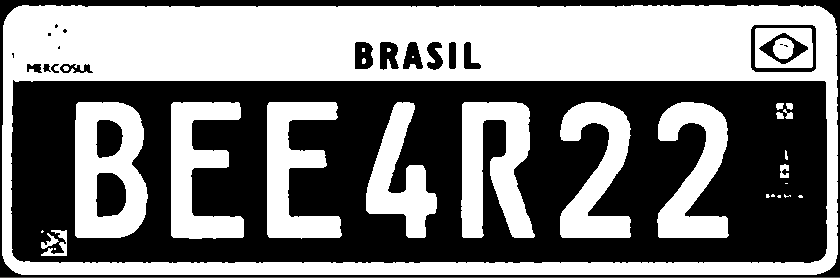
#> input picture cv_c_python_e_opencv/operacoes_morfologicas/Imagens/placa.PNG, 840 x 278 px, found by its file name
$ python dilatacao.py
#> lines starting #> are read from the running program, lines starting #| are printed output that depends on the picture
import cv2
import matplotlib.pyplot as plt

img = cv2.imread("operacoes_morfologicas/Imagens/placa.PNG")
#> img is the input picture: shape (278, 840, 3); mean B, G, R 124.6, 124.6, 124.6

element_estr = cv2.getStructuringElement(cv2.MORPH_ELLIPSE, (7, 7))
# print(element_estr)

img_process = cv2.dilate(img, element_estr, iterations=2)
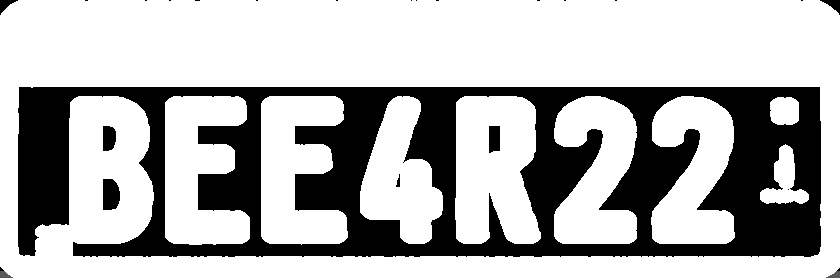
#> img_process: shape (278, 840, 3); mean B, G, R 179.4, 179.4, 179.4

fig = plt.figure(figsize=(10, 8))

ax1 = fig.add_subplot(211)
plt.imshow(img)

ax2 = fig.add_subplot(212)
plt.imshow(img_process)

plt.show()
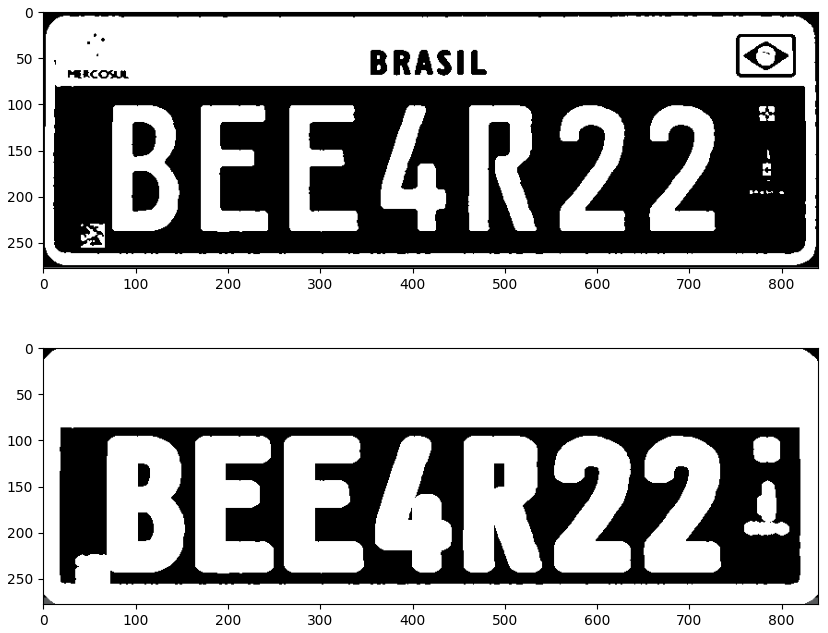
#> figure drawn by matplotlib, 2 panels; B, G, R data is drawn as R, G, B

$ run again, with cv_c_python_e_opencv/operacoes_morfologicas/Imagens/1.PNG copied over cv_c_python_e_opencv/operacoes_morfologicas/Imagens/placa.PNG
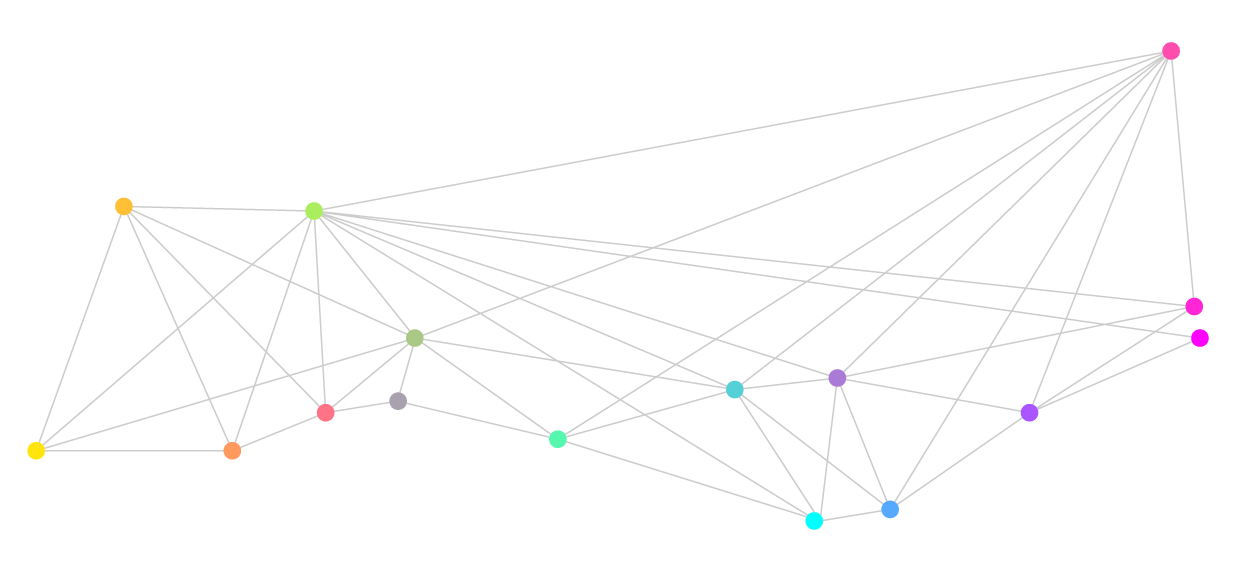
#> input picture cv_c_python_e_opencv/operacoes_morfologicas/Imagens/1.PNG, 1238 x 575 px, found by its file name
#> img is the input picture: shape (575, 1238, 3); mean B, G, R 253, 252.9, 253.1
#> `img_process = cv2.dilate(img, element_estr, iterations=2)`:
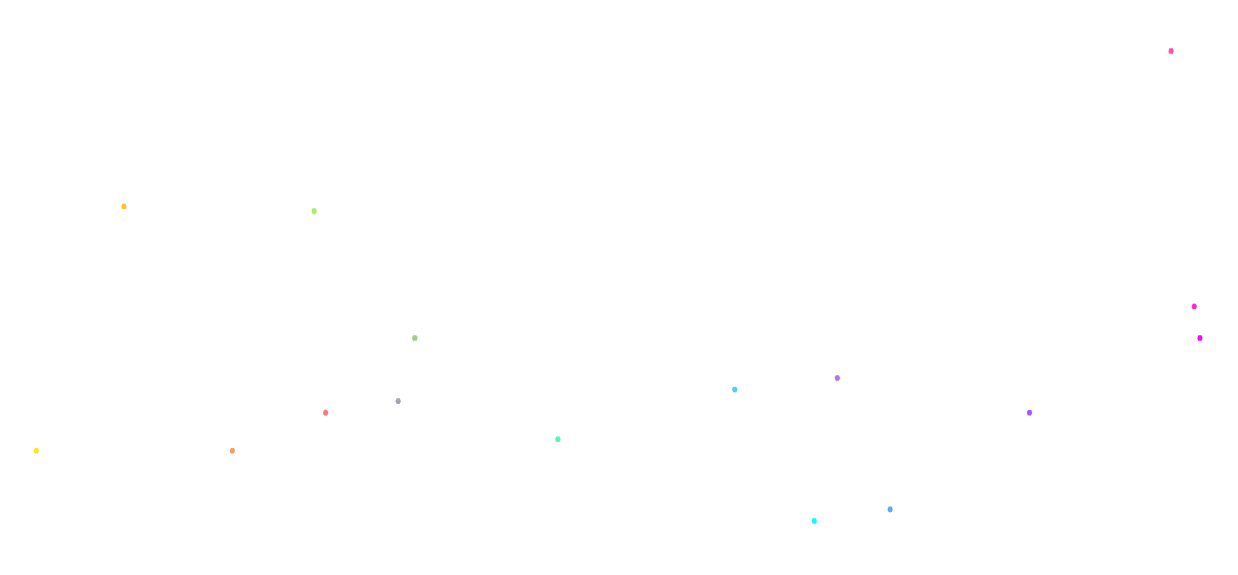
#> img_process: shape (575, 1238, 3); mean B, G, R 255, 254.9, 255
#> `plt.show()`:
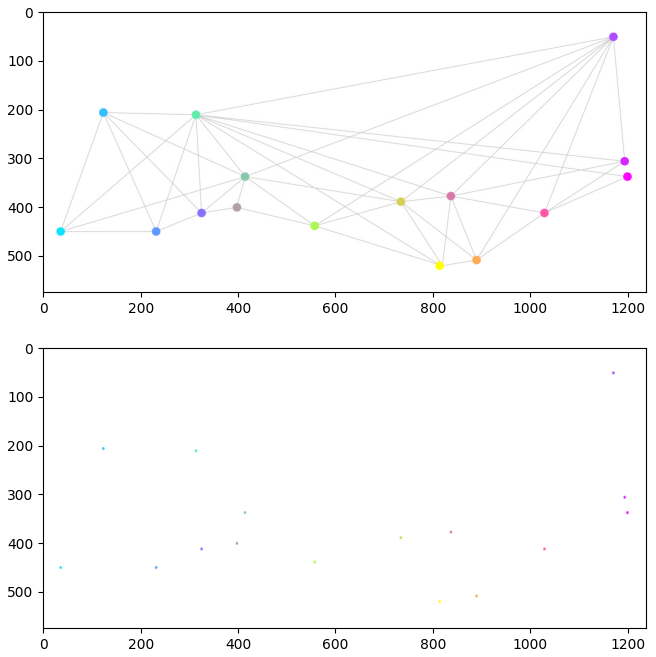
#> figure drawn by matplotlib, 2 panels; B, G, R data is drawn as R, G, B
